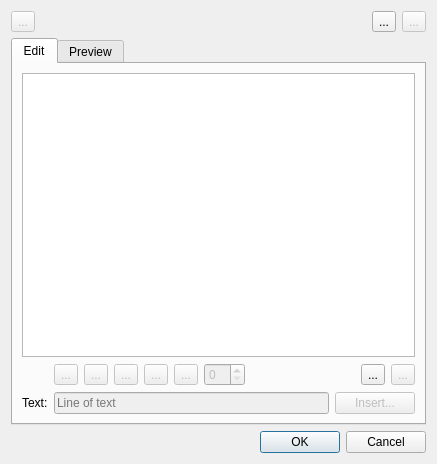
<?xml version="1.0" encoding="UTF-8"?>
<ui version="4.0">
 <class>DialogEditLabel</class>
 <widget class="QDialog" name="DialogEditLabel">
  <property name="windowModality">
   <enum>Qt::ApplicationModal</enum>
  </property>
  <property name="geometry">
   <rect>
    <x>0</x>
    <y>0</y>
    <width>437</width>
    <height>464</height>
   </rect>
  </property>
  <property name="windowTitle">
   <string>Edit label template</string>
  </property>
  <property name="windowIcon">
   <iconset resource="../../../vmisc/share/resources/icon.qrc">
    <normaloff>:/icon/64x64/icon64x64.png</normaloff>:/icon/64x64/icon64x64.png</iconset>
  </property>
  <property name="modal">
   <bool>true</bool>
  </property>
  <layout class="QVBoxLayout" name="verticalLayout_2">
   <item>
    <layout class="QHBoxLayout" name="horizontalLayout_9">
     <item>
      <widget class="QToolButton" name="toolButtonNewLabel">
       <property name="enabled">
        <bool>false</bool>
       </property>
       <property name="toolTip">
        <string>Clear current and begin new label</string>
       </property>
       <property name="text">
        <string notr="true">...</string>
       </property>
       <property name="icon">
        <iconset theme="document-new">
         <normaloff>.</normaloff>.</iconset>
       </property>
       <property name="iconSize">
        <size>
         <width>24</width>
         <height>24</height>
        </size>
       </property>
      </widget>
     </item>
     <item>
      <spacer name="horizontalSpacer_3">
       <property name="orientation">
        <enum>Qt::Horizontal</enum>
       </property>
       <property name="sizeHint" stdset="0">
        <size>
         <width>40</width>
         <height>20</height>
        </size>
       </property>
      </spacer>
     </item>
     <item>
      <widget class="QToolButton" name="toolButtonImportLabel">
       <property name="toolTip">
        <string>Import from label template</string>
       </property>
       <property name="text">
        <string notr="true">...</string>
       </property>
       <property name="icon">
        <iconset theme="document-open">
         <normaloff>.</normaloff>.</iconset>
       </property>
       <property name="iconSize">
        <size>
         <width>24</width>
         <height>24</height>
        </size>
       </property>
      </widget>
     </item>
     <item>
      <widget class="QToolButton" name="toolButtonExportLabel">
       <property name="enabled">
        <bool>false</bool>
       </property>
       <property name="toolTip">
        <string>Export label as template</string>
       </property>
       <property name="text">
        <string notr="true">...</string>
       </property>
       <property name="icon">
        <iconset theme="document-save-as">
         <normaloff>.</normaloff>.</iconset>
       </property>
       <property name="iconSize">
        <size>
         <width>24</width>
         <height>24</height>
        </size>
       </property>
      </widget>
     </item>
    </layout>
   </item>
   <item>
    <widget class="QTabWidget" name="tabWidget">
     <property name="currentIndex">
      <number>0</number>
     </property>
     <widget class="QWidget" name="tabEdit">
      <attribute name="title">
       <string>Edit</string>
      </attribute>
      <layout class="QVBoxLayout" name="verticalLayout">
       <item>
        <widget class="QListWidget" name="listWidgetEdit">
         <property name="sizePolicy">
          <sizepolicy hsizetype="Expanding" vsizetype="Expanding">
           <horstretch>0</horstretch>
           <verstretch>1</verstretch>
          </sizepolicy>
         </property>
         <property name="dragDropMode">
          <enum>QAbstractItemView::InternalMove</enum>
         </property>
        </widget>
       </item>
       <item>
        <layout class="QFormLayout" name="formLayout">
         <item row="0" column="1">
          <layout class="QHBoxLayout" name="horizontalLayout_11">
           <property name="spacing">
            <number>6</number>
           </property>
           <item>
            <widget class="QToolButton" name="toolButtonBold">
             <property name="enabled">
              <bool>false</bool>
             </property>
             <property name="toolTip">
              <string comment="Font formating">Bold</string>
             </property>
             <property name="text">
              <string notr="true">...</string>
             </property>
             <property name="icon">
              <iconset theme="format-text-bold">
               <normaloff>.</normaloff>.</iconset>
             </property>
             <property name="checkable">
              <bool>true</bool>
             </property>
            </widget>
           </item>
           <item>
            <widget class="QToolButton" name="toolButtonItalic">
             <property name="enabled">
              <bool>false</bool>
             </property>
             <property name="toolTip">
              <string comment="Font formating">Italic</string>
             </property>
             <property name="text">
              <string notr="true">...</string>
             </property>
             <property name="icon">
              <iconset theme="format-text-italic">
               <normaloff>.</normaloff>.</iconset>
             </property>
             <property name="checkable">
              <bool>true</bool>
             </property>
            </widget>
           </item>
           <item>
            <widget class="QToolButton" name="toolButtonTextLeft">
             <property name="enabled">
              <bool>false</bool>
             </property>
             <property name="toolTip">
              <string>Aligns with the left edge</string>
             </property>
             <property name="text">
              <string notr="true">...</string>
             </property>
             <property name="icon">
              <iconset theme="format-justify-left">
               <normaloff>.</normaloff>.</iconset>
             </property>
             <property name="checkable">
              <bool>true</bool>
             </property>
            </widget>
           </item>
           <item>
            <widget class="QToolButton" name="toolButtonTextCenter">
             <property name="enabled">
              <bool>false</bool>
             </property>
             <property name="toolTip">
              <string>Centers horizontally in the available space</string>
             </property>
             <property name="text">
              <string notr="true">...</string>
             </property>
             <property name="icon">
              <iconset theme="format-justify-center">
               <normaloff>.</normaloff>.</iconset>
             </property>
             <property name="checkable">
              <bool>true</bool>
             </property>
            </widget>
           </item>
           <item>
            <widget class="QToolButton" name="toolButtonTextRight">
             <property name="enabled">
              <bool>false</bool>
             </property>
             <property name="toolTip">
              <string>Aligns with the right edge</string>
             </property>
             <property name="text">
              <string notr="true">...</string>
             </property>
             <property name="icon">
              <iconset theme="format-justify-right">
               <normaloff>.</normaloff>.</iconset>
             </property>
             <property name="checkable">
              <bool>true</bool>
             </property>
            </widget>
           </item>
           <item>
            <widget class="QSpinBox" name="spinBoxFontSize">
             <property name="enabled">
              <bool>false</bool>
             </property>
             <property name="toolTip">
              <string>Additional font size. Use to make a line bigger.</string>
             </property>
             <property name="maximum">
              <number>25</number>
             </property>
            </widget>
           </item>
           <item>
            <spacer name="horizontalSpacer_5">
             <property name="orientation">
              <enum>Qt::Horizontal</enum>
             </property>
             <property name="sizeHint" stdset="0">
              <size>
               <width>20</width>
               <height>20</height>
              </size>
             </property>
            </spacer>
           </item>
           <item alignment="Qt::AlignRight">
            <widget class="QToolButton" name="toolButtonAdd">
             <property name="sizePolicy">
              <sizepolicy hsizetype="Fixed" vsizetype="Fixed">
               <horstretch>0</horstretch>
               <verstretch>0</verstretch>
              </sizepolicy>
             </property>
             <property name="text">
              <string notr="true">...</string>
             </property>
             <property name="icon">
              <iconset theme="list-add">
               <normaloff>../../../../app/seamly2d/dialogs</normaloff>../../../../app/seamly2d/dialogs</iconset>
             </property>
            </widget>
           </item>
           <item alignment="Qt::AlignLeft">
            <widget class="QToolButton" name="toolButtonRemove">
             <property name="enabled">
              <bool>false</bool>
             </property>
             <property name="text">
              <string notr="true">...</string>
             </property>
             <property name="icon">
              <iconset theme="list-remove">
               <normaloff>../../../../app/seamly2d/dialogs</normaloff>../../../../app/seamly2d/dialogs</iconset>
             </property>
            </widget>
           </item>
          </layout>
         </item>
         <item row="1" column="0">
          <widget class="QLabel" name="label_11">
           <property name="text">
            <string>Text:</string>
           </property>
          </widget>
         </item>
         <item row="1" column="1">
          <layout class="QHBoxLayout" name="horizontalLayout_6">
           <item>
            <widget class="VLineEdit" name="lineEditLine">
             <property name="enabled">
              <bool>false</bool>
             </property>
             <property name="placeholderText">
              <string>Line of text</string>
             </property>
             <property name="clearButtonEnabled">
              <bool>false</bool>
             </property>
            </widget>
           </item>
           <item>
            <widget class="QPushButton" name="pushButtonInsert">
             <property name="enabled">
              <bool>false</bool>
             </property>
             <property name="toolTip">
              <string>Insert placeholders</string>
             </property>
             <property name="text">
              <string>Insert...</string>
             </property>
            </widget>
           </item>
          </layout>
         </item>
        </layout>
       </item>
      </layout>
     </widget>
     <widget class="QWidget" name="tabPreview">
      <attribute name="title">
       <string>Preview</string>
      </attribute>
      <layout class="QVBoxLayout" name="verticalLayout_3">
       <item>
        <widget class="QListWidget" name="listWidgetPreview"/>
       </item>
      </layout>
     </widget>
    </widget>
   </item>
   <item>
    <widget class="QDialogButtonBox" name="buttonBox">
     <property name="orientation">
      <enum>Qt::Horizontal</enum>
     </property>
     <property name="standardButtons">
      <set>QDialogButtonBox::Cancel|QDialogButtonBox::Ok</set>
     </property>
    </widget>
   </item>
  </layout>
 </widget>
 <customwidgets>
  <customwidget>
   <class>VLineEdit</class>
   <extends>QLineEdit</extends>
   <header>vlineedit.h</header>
  </customwidget>
 </customwidgets>
 <resources>
  <include location="../../../vmisc/share/resources/icon.qrc"/>
 </resources>
 <connections>
  <connection>
   <sender>buttonBox</sender>
   <signal>accepted()</signal>
   <receiver>DialogEditLabel</receiver>
   <slot>accept()</slot>
   <hints>
    <hint type="sourcelabel">
     <x>248</x>
     <y>254</y>
    </hint>
    <hint type="destinationlabel">
     <x>157</x>
     <y>274</y>
    </hint>
   </hints>
  </connection>
  <connection>
   <sender>buttonBox</sender>
   <signal>rejected()</signal>
   <receiver>DialogEditLabel</receiver>
   <slot>reject()</slot>
   <hints>
    <hint type="sourcelabel">
     <x>316</x>
     <y>260</y>
    </hint>
    <hint type="destinationlabel">
     <x>286</x>
     <y>274</y>
    </hint>
   </hints>
  </connection>
 </connections>
</ui>
